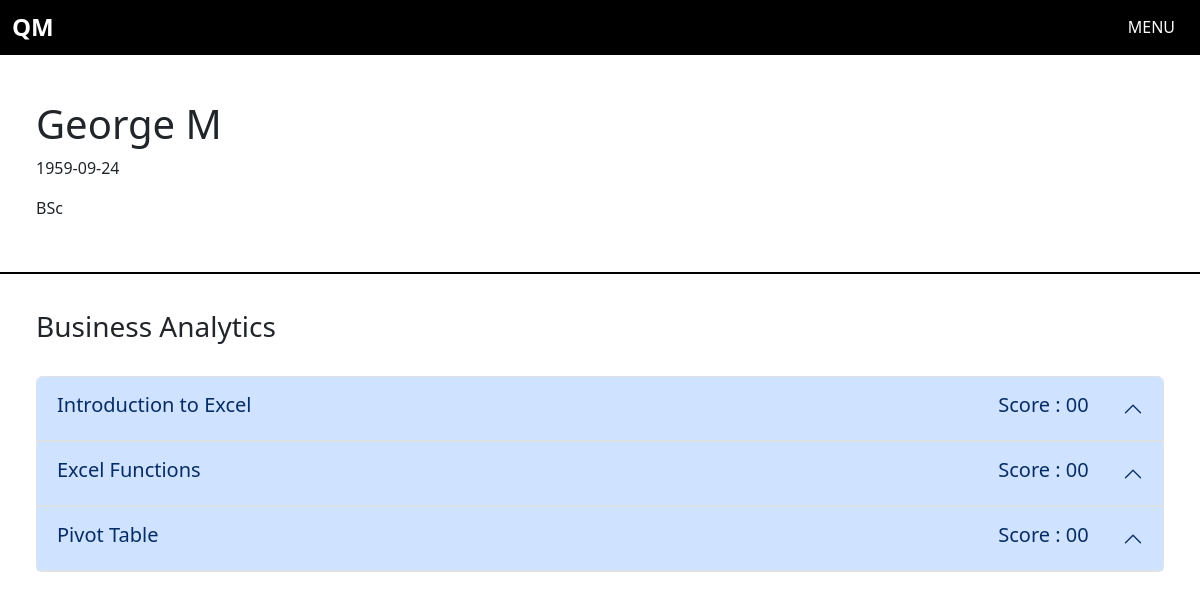
The app's page /chapters/3 (signed in) with its own data.
### app.py (models this page shows)
class Users(db.Model, UserMixin):
    __tablename__ = 'users'
    id = db.Column(db.Integer, primary_key = True)
    fname = db.Column(db.String(100), nullable = False)
    lname = db.Column(db.String(100), nullable = False)
    dob = db.Column(db.String, nullable = False)
    email = db.Column(db.String(200), nullable = False, unique = True)
    qualification = db.Column(db.String(200), nullable = True)
    username = db.Column(db.String(100), nullable = False, unique = True )
    password = db.Column(db.String(50), nullable = False)
    admin = db.Column(db.Boolean, default = False, nullable = False)
    flagged = db.Column(db.Boolean, default = False, nullable = False)
    subs = db.relationship('Subjects', secondary = 'enrollment', backref = 'enrolledSubs' )
    chaps = db.relationship('Chapters', secondary = 'quiz', backref = 'quizChapters')
    name = db.Column(db.String(100))

class Subjects(db.Model):
    __tablename__ = 'subjects'
    id = db.Column(db.Integer, primary_key=True)
    name = db.Column(db.String(100), nullable = False)
    description = db.Column(db.String(150), nullable = False)
    usrs = db.relationship('Users', secondary = 'enrollment', backref = 'enrolledUsrs' )
    chaps = db.relationship('Chapters', backref = 'chapter')

class Chapters(db.Model):
    __tablename__ = 'chapters'
    id = db.Column(db.Integer, primary_key = True)
    title = db.Column(db.String(100), nullable = False)
    content = db.Column(db.String(500), nullable = False)
    sub_id = db.Column(db.Integer, db.ForeignKey('subjects.id'), unique = False, nullable = True)
    sub = db.relationship('Subjects', backref = 'subject')
    ques = db.relationship('Questions', backref = 'question')
    usrs = db.relationship('Users', secondary = 'quiz', backref = 'quizUser')

class Quiz(db.Model):
    __tablename__ = 'quiz'
    id = db.Column(db.Integer, primary_key = True)
    student_id = db.Column(db.Integer, db.ForeignKey('users.id'), nullable = False, unique = False)
    chapter_id = db.Column(db.Integer, db.ForeignKey('chapters.id'), nullable = False, unique = False)
    score = db.Column(db.Integer, nullable = True)

### app.py (the view)
@login_required
@app.route('/chapters/<int:sid>', methods = ['GET','POST'])
def chapters_view(sid):
    sub = Subjects.query.get(sid)
    chapters = Chapters.query.filter_by(sub_id = sid).all()
    quizs = Quiz.query.filter_by(student_id=current_user.id)
    ques = Questions.query.all()
    return render_template('chapters.html', chaps = chapters, sub = sub, ques = ques, quizs = quizs)

### app.py (called while the page is built)
@login_manager.user_loader
def load_user(user_id):
    return Users.query.get(int(user_id))

### templates/chapters.html (shortened to what this page needs)
{% extends 'base.html' %}
{% block main %}
<div class="header">
    <h1>{{ current_user.fname }} {{ current_user.lname }}</h1>
    <p>{{ current_user.dob }}</p>
    <p>{{ current_user.qualification }}</p>
</div>
<div style="padding: 3%;">
    <div>
        <h3>{{ sub.name }}</h3>
    </div>
    <br>
    <div class="accordion" id="accordionChap">
        {% for chap in chaps %}
        <div class="accordion-item">
          <h2 class="accordion-header">
            <button class="accordion-button" type="button" data-bs-toggle="collapse" data-bs-target="#collapse{{ chap.id }}" aria-expanded="true" aria-controls="collapse{{ chap.id }}">
              <div class="chapTitle">
              <h5>{{ chap.title }}</h5> <h5>{% if current_user.admin==0 %}Score : {% for quiz in quizs %}{% if quiz.chapter_id == chap.id %}{{ quiz.score }}{% else %}00{% endif %}{% endfor %}{% endif %}</h5>
              </div>
            </button>
          </h2>
        </div>
        {% endfor %}
      </div>
</div>
{% endblock %}

### static/css/style.css (style rules this page uses)
body { overflow-x: hidden; width: 100%; }
.header { padding: 100px 3% 3% 3%; border-bottom: 2px black solid; transition: ease 0.5s; }
.chapTitle { display: flex; justify-content: space-between; width: 95%; }

### records on screen
Users: fname "George", lname "M", dob "1959-09-24", qualification "BSc"
Subjects: name "Business Analytics"
Chapters: title "Introduction to Excel"
Quiz: shows "00"
Chapters: title "Excel Functions"
Chapters: title "Pivot Table"
